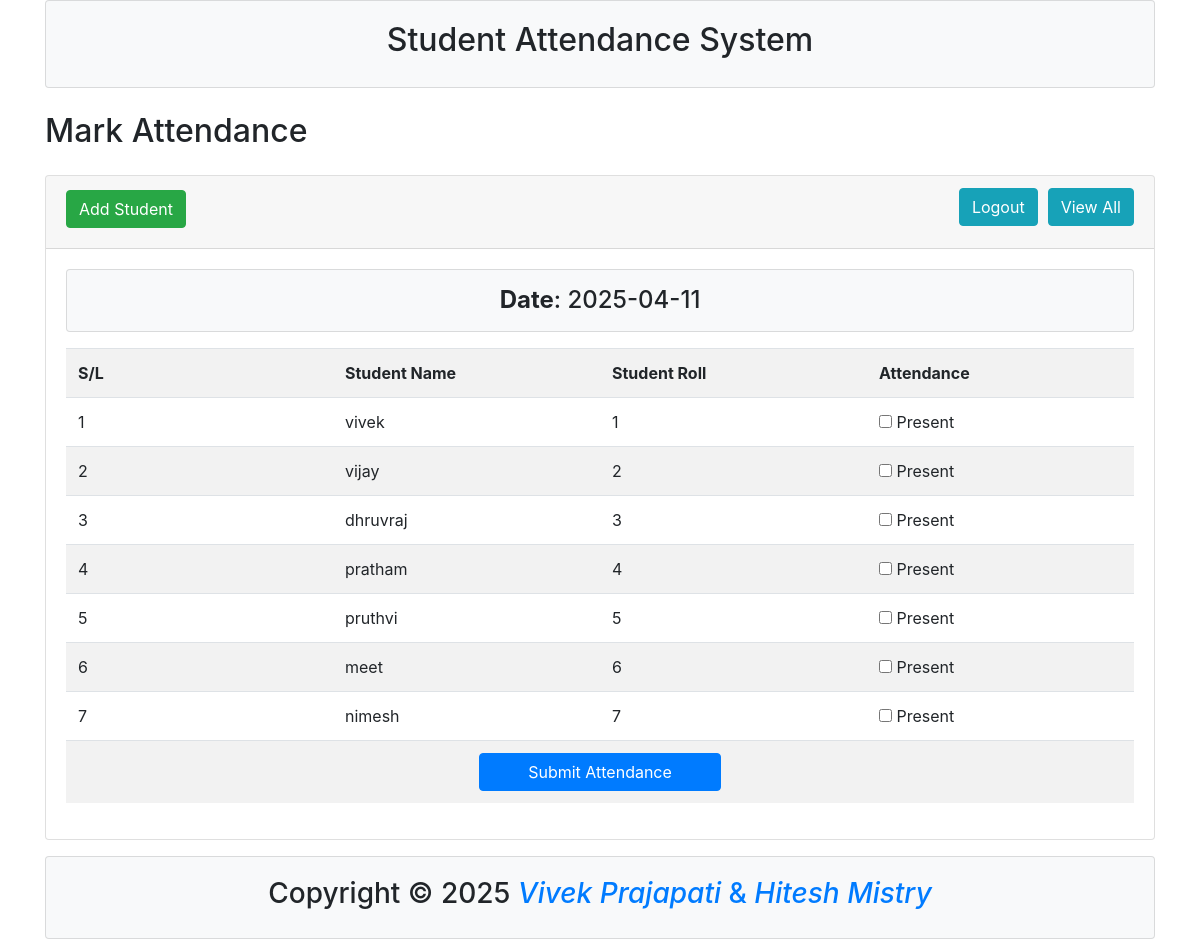
The app's page / (signed in) with its own data.
### tables this page shows
CREATE TABLE `tbl_student` (
  `id` int(11) NOT NULL,
  `name` varchar(255) NOT NULL,
  `roll` int(11) NOT NULL
);

### index.php (the view, shortened to what this page needs)
<?php
$host = "localhost";
$user = "root";
$pass = "";
$dbname = "db_sams";
$conn = mysqli_connect($host, $user, $pass, $dbname);
$cur_date = date('Y-m-d');
?>
<?php include "inc/header.php"; ?>
<div class="container">
    <h2 class="my-4">Mark Attendance</h2>
    <div class="card">
        <div class="card-header">
            <h2>
                <a class="btn btn-success" href="add.php">Add Student</a>
                <a class="btn btn-info float-right" href="date_view.php">View All</a>
                <a class="btn btn-info float-right" href="logout.php" style="margin-right:10px;">Logout</a>
            </h2>
        </div>
        <div class="card-body">
            <div class="card bg-light text-center mb-3">
                <h4 class="m-0 py-3"><strong>Date</strong>: <?php echo $cur_date; ?></h4>
            </div>
            <form method="post" action="">
                <table class="table table-striped">
                    <tr>
                        <th width="25%">S/L</th>
                        <th width="25%">Student Name</th>
                        <th width="25%">Student Roll</th>
                        <th width="25%">Attendance</th>
                    </tr>
                    <?php
                    $i = 0;
                    $stu_query = "SELECT * FROM tbl_student ORDER BY roll ASC";
                    $stu_result = mysqli_query($conn, $stu_query);
                    if (mysqli_num_rows($stu_result) > 0) {
                        while ($row = mysqli_fetch_assoc($stu_result)) {
                            $i++;
                    ?>
                    <tr>
                        <td><?php echo $i; ?></td>
                        <td><?php echo $row['name']; ?></td>
                        <td><?php echo $row['roll']; ?></td>
                        <td>
                            <input type="checkbox" name="attend[<?php echo $row['roll']; ?>]" value="present"> Present
                        </td>
                    </tr>
                    <?php
                        }
                    } else {
                        echo "<tr><td colspan='4'>No students found.</td></tr>";
                    }
                    ?>
                    <tr>
                        <td colspan="4" class="text-center">
                            <input type="submit" name="submit" class="btn btn-primary px-5" value="Submit Attendance">
                        </td>
                    </tr>
                </table>
            </form>
        </div>
    </div>
</div>
<?php include "inc/footer.php"; ?>

### inc/header.php (shortened to what this page needs)
<!DOCTYPE html>
<html lang="en">
<head>
	<link rel="stylesheet" type="text/css" href="https://stackpath.bootstrapcdn.com/bootstrap/4.2.1/css/bootstrap.min.css">
	<link rel="stylesheet" type="text/css" href="css/style.css">
</head>
<body>
	<div class="container mb-3">
		<div class="card card-body bg-light text-center">
			<h2>Student Attendance System </h2>
		</div>
	</div>

### inc/footer.php (shortened to what this page needs)
	<div class="container mt-3">
		<div class="card card-body bg-light text-center">
			<h3>
				<span>Copyright &copy;</span>
				<span>
					<a target="_blank" href="https://www.instagram.com/vivek__bavaliya">
						<i>Vivek Prajapati</i>
						& <a target="_blank" href="https://www.instagram.com/hitesh__mistry_">
							<i>Hitesh Mistry</i>
					</a>
				</span>
			</h3>
		</div>
	</div>
</body>
</html>

### records on screen
tbl_student: name "vivek", roll "1"
tbl_student: name "vijay", roll "2"
tbl_student: name "dhruvraj", roll "3"
tbl_student: name "pratham", roll "4"
tbl_student: name "pruthvi", roll "5"
tbl_student: name "meet", roll "6"
tbl_student: name "nimesh", roll "7"
